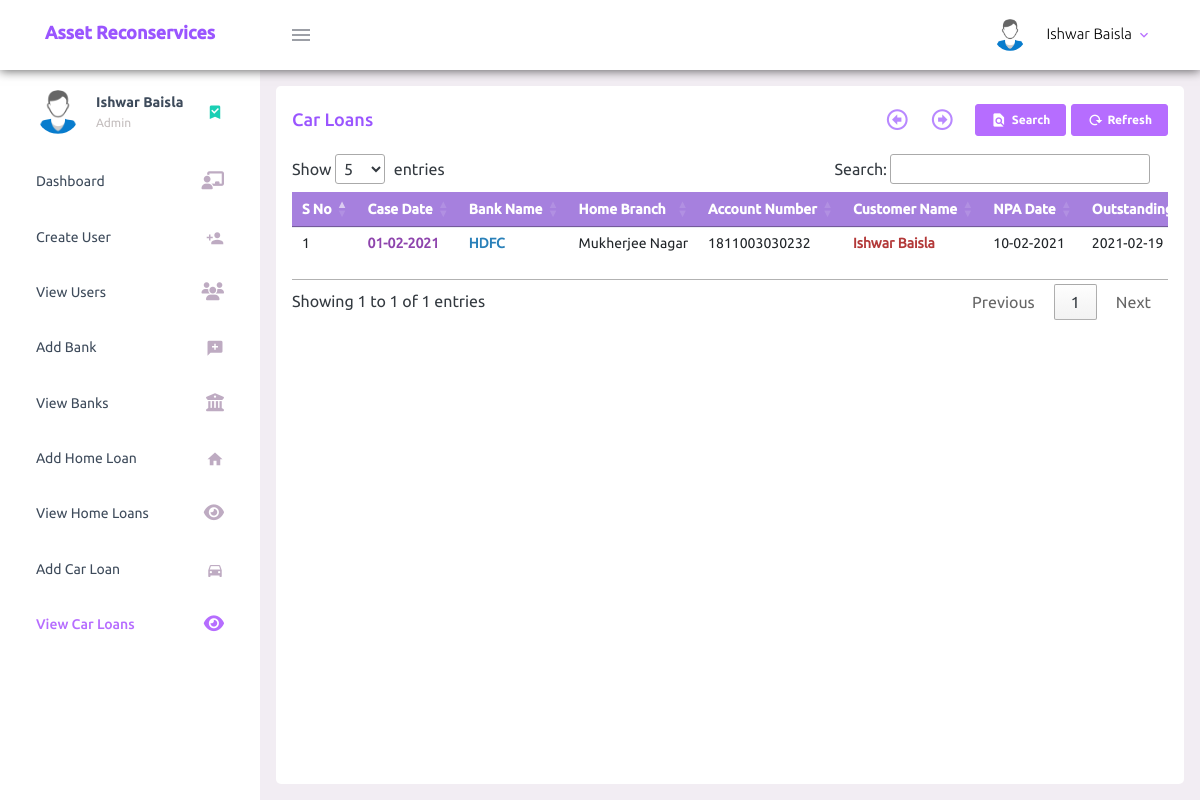
Page /view-car-loans.php (signed in) on the earlier database version.
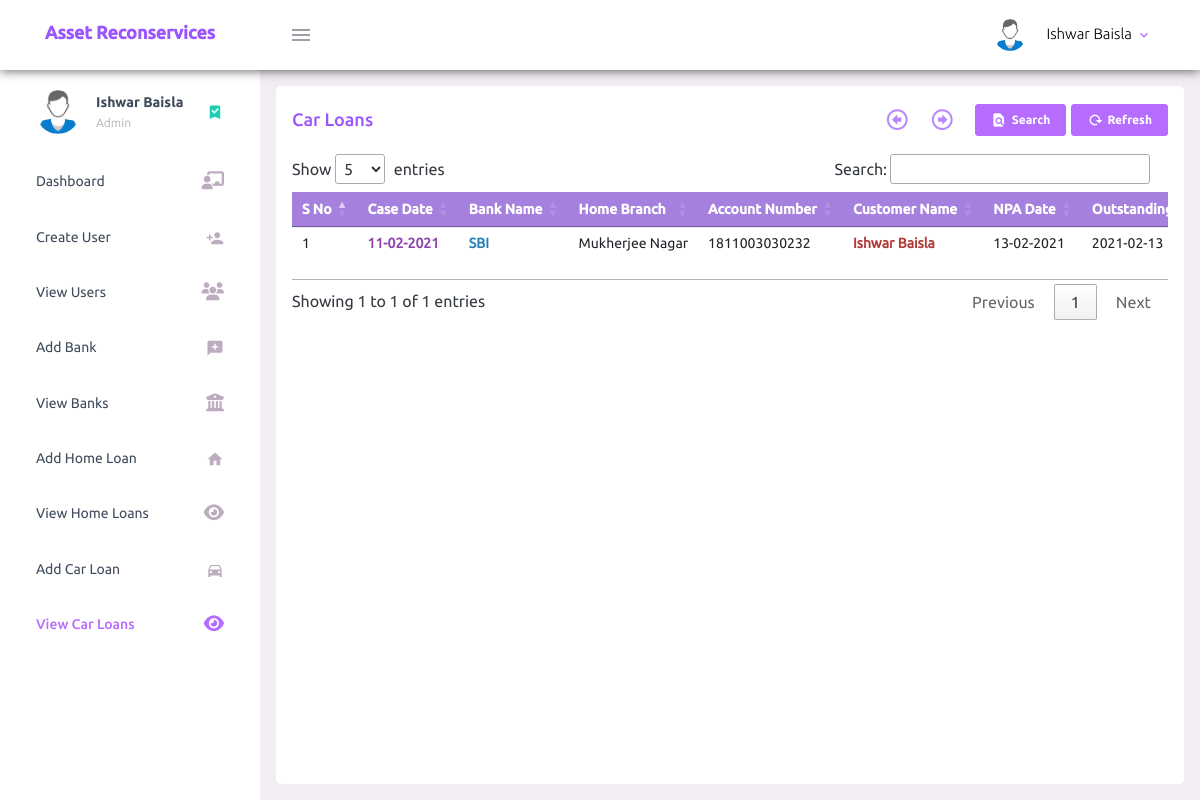
Same page on the later database version.
### tables this page shows
CREATE TABLE `car_loan` (
  `car_loan_cid` int(11) NOT NULL,
  `case_date` date NOT NULL,
  `bank_name` varchar(200) NOT NULL,
  `home_branch` varchar(200) NOT NULL,
  `account_number` varchar(200) NOT NULL,
  `customer_name` varchar(200) NOT NULL,
  `npa_date` date NOT NULL,
  `outstanding` date NOT NULL,
  `arr_co_nd` varchar(200) NOT NULL,
  `notice13_sent_on` date NOT NULL,
  `principal_outstanding` varchar(200) NOT NULL,
  `bounce_charges` varchar(200) NOT NULL,
  `overdue_charges` varchar(200) NOT NULL,
  `other_charges` varchar(200) NOT NULL,
  `loan_emi_amount` varchar(200) NOT NULL,
  `no_of_emi_outstanding` int(11) NOT NULL,
  `reg_no` varchar(200) NOT NULL,
  `residence_address` varchar(200) NOT NULL,
  `residence_contact_no` varchar(200) NOT NULL,
  `office_address` varchar(200) NOT NULL,
  `office_contact_no` varchar(200) NOT NULL,
  `make` varchar(200) NOT NULL,
  `engine_no` varchar(200) NOT NULL,
  `chassis_no` varchar(200) NOT NULL,
  `tenure` varchar(200) NOT NULL,
  `co_applicant_name` varchar(200) NOT NULL,
  `co_applicant_mobile` varchar(200) NOT NULL,
  `co_applicant_address` varchar(200) NOT NULL,
  `employer_name` varchar(200) NOT NULL,
  `employer_mobile` varchar(200) NOT NULL,
  `employer_address` varchar(200) NOT NULL,
  `amount_recovered` varchar(200) NOT NULL,
  `bill_raised` varchar(200) NOT NULL,
  `payment_received` varchar(200) NOT NULL,
  `approved` tinyint(4) NOT NULL,
  `case_status` tinyint(4) NOT NULL
);

### view-car-loans.php (the view, shortened to what this page needs)
<?php
    require_once('connection.php');
    $db_error = '';
    $result_array = array();
    $control = 0;
    $error_occured = 0;
    if($error_occured || !$control){
      $sql = "SELECT * FROM car_loan";
      $result = $conn->query($sql);
      if($conn->error != ''){
          $_SESSION['error_msg'] = 'Something went wrong!';
          $db_error = $conn->error;
      }
      else if($result->num_rows == 0){
          $_SESSION['note_msg'] = 'Add a Car Loan';
          header('Location: car-loan.php');
          exit;
      }
      else{
        while($row = $result->fetch_assoc()){
          array_push($result_array, $row);
        }
      }
    }
?>
<!DOCTYPE html>
<html lang="en">
  <head>
    <?php require 'includes/layout.php'; ?>
  </head>
  <body>
    <div class="container-scroller">
      <?php require 'includes/dashboard-header.php'; ?>
      <div class="container-fluid page-body-wrapper">
        <?php require 'includes/side-navigation.php'; ?>
        <div class="main-panel">
          <div class="content-wrapper">
            <div class="row ht-100">
              <div class="col-lg grid-margin stretch-card mb-0">
                <div class="card">
                  <div class="card-body set-table-height">
                    <h4 class="card-title form-inline justify-content-between">
                    Car Loans
                    <div class="form-inline">
                      <div class="table-scroll-btn-container">
                        <?php if(sizeof($result_array) > 0){ ?>
                        <div class="table-scroll-btn">
                          <span id="scroll-to-left-end-of-div">
                              <i  class="mdi mdi-arrow-left-bold-circle-outline"></i>
                          </span>
                          <span id="scroll-to-right-end-of-div" >
                              <i class="mdi mdi-arrow-right-bold-circle-outline"></i>
                          </span>
                        </div>
                        <?php } ?>
                      </div>
                      <?php if(sizeof($result_array) > 0){ ?>
                        <button id="show-search-popup" class="btn btn-primary btn-setting">
                            <i class="mdi mdi-file-find"></i>
                            Search
                        </button>
                        <a id="refresh-loans" href="view-car-loans.php">
                          <button  class="btn btn-primary btn-setting">
                              <i class="mdi mdi-reload mr-1"></i>
                              Refresh
                          </button>
                        </a>
                      <?php } ?>
                    </div>
                    </h4>
                    <div class="table-container">
                    <!--
                    <p class="card-description"> Add class <code>.table-hover</code>
                    </p>
                    -->
                    <?php if($db_error == ''){ ?>
                        <?php if(sizeof($result_array) > 0){ ?>
                            <table id="car-loan-table" class="table table-hover">
                              <thead>
                                <tr>
                                  <th>S No</th>
                                  <th>Case Date</th>
                                  <th>Bank Name</th>
                                  <th>Home Branch</th>
                                  <th>Account Number</th>
                                  <th>Customer Name</th>
                                  <th>NPA Date</th>
                                  <th>Outstanding</th>
                                </tr>
                              </thead>
                            <tbody>
                            <?php
                                $serial_no = 1;
                                foreach ($result_array as $car_loan){
                                    $date = $car_loan['case_date'];
                                    $case_date = new DateTime($date);
                                    $date = $car_loan['npa_date'];
                                    $npa_date = new DateTime($date);
                                    ?>
                                    <tr>
                                      <td><?php echo $serial_no; ?></td>
                                      <td class="case-date"><?php echo $car_loan['case_date']!= '0000-00-00'? $case_date->format('d-m-Y') : '-'; ?></td>
                                      <td class="bank"><?php echo $car_loan['bank_name']; ?></td>
                                      <td><?php echo $car_loan['home_branch']; ?></td>
                                      <td><?php echo $car_loan['account_number']; ?></td>
                                      <td class="borrower text-capitalize"><?php echo $car_loan['customer_name']; ?></td>
                                      <td><?php echo $car_loan['npa_date']!= '0000-00-00'? $npa_date->format('d-m-Y') : '-'; ?></td>
                                      <td><?php echo $car_loan['outstanding']!= '0000-00-00'? $car_loan['outstanding'] : '-'; ?></td>
                                    </tr>
                                    <?php
                                    $serial_no += 1;
                                }
                            ?>
                            </tbody>
                            </table>
                        <?php } ?>
                    <?php } ?>
                    </div>
                  </div>
                </div>
              </div>
            </div>
          </div>
        </div>
      </div>
    </div>
  </body>
</html>

### includes/layout.php (shortened to what this page needs)
<link rel="stylesheet" href="assets/vendors/mdi/css/materialdesignicons.min.css">
<link rel="stylesheet" href="assets/vendors/css/vendor.bundle.base.css">
<link rel="stylesheet" href="assets/css/style.css">
<link rel="stylesheet" type="text/css" href="https://cdn.datatables.net/1.10.23/css/jquery.dataTables.css">

### includes/dashboard-header.php (shortened to what this page needs)
<nav class="asset-header navbar default-layout-navbar col-lg-12 col-12 p-0 fixed-top d-flex flex-row">
  <div class="text-center navbar-brand-wrapper d-flex align-items-center justify-content-center">
    <a class="navbar-brand brand-logo" href="index.php">
      <h3 class="logo-container">
        <span style=" font-size:18px;">Asset Reconservices</span>
      </h3>
    </a>
  </div>
  <div class="navbar-menu-wrapper d-flex align-items-stretch">
    <button class="navbar-toggler navbar-toggler align-self-center" type="button" data-toggle="minimize">
      <span class="mdi mdi-menu"></span>
    </button>
    <ul class="navbar-nav navbar-nav-right">
      <li class="nav-item nav-profile dropdown">
        <a class="nav-link dropdown-toggle" id="profileDropdown" href="#" data-toggle="dropdown" aria-expanded="false">
          <div class="nav-profile-img">
            <img src="assets/images/faces-clipart/pic-1.png" alt="">
          </div>
          <div class="nav-profile-text">
            <p class="mb-1 text-black"><?php echo $_SESSION['user_full_name']; ?></p>
          </div>
        </a>
      </li>
    </div>
</nav>

### includes/side-navigation.php (shortened to what this page needs)
<?php
  $sql = "SELECT home_loan_cid FROM home_loan";
  $home_loans_res = $conn->query($sql);
  $total_home_loan_cases = $home_loans_res->num_rows;
  $sql = "SELECT car_loan_cid FROM car_loan";
  $car_loans_res = $conn->query($sql);
  $total_car_loan_cases = $car_loans_res->num_rows;
?>
<div class="sidebar-space-cover"></div>
<nav class="sidebar sidebar-offcanvas" id="sidebar">
  <ul class="nav mb-0 ">
  <li class="nav-item nav-profile">
      <a onclick="return false" href="" class="nav-link pointer-behaviour-none">
        <div class="nav-profile-image">
            <img src="assets/images/faces-clipart/pic-1.png" alt="">
        </div>
        <div class="nav-profile-text d-flex flex-column">
          <span class="font-weight-bold mb-2"><?php echo $_SESSION['user_full_name']; ?></span>
          <span class="text-secondary text-small">
            <?php
              $logged_in_user_role = $_SESSION['user_role'];
              if($logged_in_user_role == '2')
                echo 'Admin';
            ?>
          </span>
        </div>
        <i class="mdi mdi-bookmark-check text-success nav-profile-badge"></i>
      </a>
    </li>
    <li class="nav-item">
      <a class="nav-link" href="index.php">
        <span class="menu-title">Dashboard</span>
        <i class="fas fa-chalkboard-teacher menu-icon"></i>
      </a>
    </li>
    <?php if($logged_in_user_role == '2'){ ?>
    <li class="nav-item">
      <a class="nav-link" href="create-user.php  ">
        <span class="menu-title">Create User</span>
        <i class="mdi mdi-account-plus menu-icon"></i>
      </a>
    </li>
    <?php } ?>
    <?php if($logged_in_user_role == '2'){ ?>
    <li class="nav-item">
      <a class="nav-link" href="view-users.php  ">
        <span class="menu-title">View Users</span>
        <i class="fas fa-users menu-icon"></i>
      </a>
    </li>
    <?php } ?>
    <li class="nav-item">
      <a class="nav-link" href="add-bank.php  ">
        <span class="menu-title">Add Bank</span>
        <i class="mdi mdi-message-plus menu-icon"></i>
      </a>
    </li>
    <li class="nav-item">
      <a class="nav-link" href="view-banks.php  ">
        <span class="menu-title">View Banks</span>
        <i class="fas fa-university menu-icon"></i>
      </a>
    </li>
    <li class="nav-item">
      <a class="nav-link" href="home-loan.php  ">
        <span class="menu-title">Add Home Loan</span>
        <i class="mdi mdi-home menu-icon"></i>
      </a>
    </li>
    <?php if($total_home_loan_cases){ ?>
    <li class="nav-item">
      <a class="nav-link" href="view-home-loans.php  ">
        <span class="menu-title">View Home Loans</span>
        <i class="fas fa-eye menu-icon"></i>
      </a>
    </li>
    <?php } ?>
    <li class="nav-item">
      <a class="nav-link" href="car-loan.php  ">
        <span class="menu-title">Add Car Loan</span>
        <i class="mdi mdi-car menu-icon"></i>
      </a>
    </li>
    <?php if($total_car_loan_cases){ ?>
    <li class="nav-item">
      <a class="nav-link" href="view-car-loans.php  ">
        <span class="menu-title">View Car Loans</span>
        <i class="fas fa-eye menu-icon"></i>
      </a>
    </li>
    <?php } ?>
  </ul>
</nav>

Differences in the rows shown:
removed car_loan: case_date "01-02-2021", bank_name "HDFC", home_branch "Mukherjee Nagar", account_number "1811003030232", customer_name "Ishwar Baisla", npa_date "10-02-2021", outstanding "2021-02-19"
added car_loan: case_date "11-02-2021", bank_name "SBI", home_branch "Mukherjee Nagar", account_number "1811003030232", customer_name "Ishwar Baisla", npa_date "13-02-2021", outstanding "2021-02-13"
